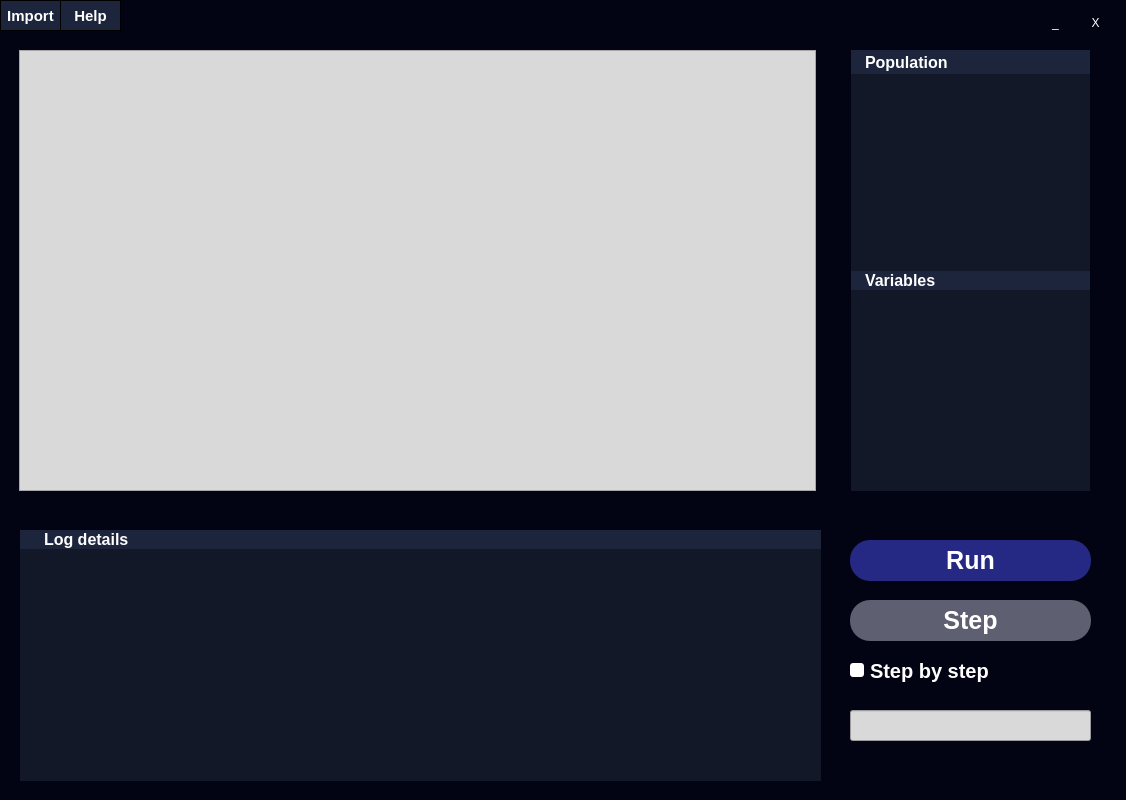
<?xml version="1.0" encoding="UTF-8"?>
<ui version="4.0">
 <class>Widget</class>
 <widget class="QWidget" name="Widget">
  <property name="geometry">
   <rect>
    <x>0</x>
    <y>0</y>
    <width>1126</width>
    <height>800</height>
   </rect>
  </property>
  <property name="sizePolicy">
   <sizepolicy hsizetype="Expanding" vsizetype="Expanding">
    <horstretch>0</horstretch>
    <verstretch>0</verstretch>
   </sizepolicy>
  </property>
  <property name="minimumSize">
   <size>
    <width>1126</width>
    <height>800</height>
   </size>
  </property>
  <property name="maximumSize">
   <size>
    <width>16777215</width>
    <height>16777215</height>
   </size>
  </property>
  <property name="windowTitle">
   <string notr="true">Stock problem</string>
  </property>
  <property name="styleSheet">
   <string notr="true">background-color: rgb(3, 4, 19)</string>
  </property>
  <widget class="QPushButton" name="RunBtn">
   <property name="geometry">
    <rect>
     <x>850</x>
     <y>540</y>
     <width>241</width>
     <height>41</height>
    </rect>
   </property>
   <property name="styleSheet">
    <string notr="true">QPushButton {
	border-radius: 20px;
	background-color:  #252984;
	color: white;
	font: bold 25px;
}
QPushButton:hover {
	border-radius: 20px;
	background-color:  #393c87;
	color: white;
	font: bold 25px;
}</string>
   </property>
   <property name="text">
    <string>Run</string>
   </property>
  </widget>
  <widget class="QPushButton" name="StepBtn">
   <property name="geometry">
    <rect>
     <x>850</x>
     <y>600</y>
     <width>241</width>
     <height>41</height>
    </rect>
   </property>
   <property name="styleSheet">
    <string notr="true">QPushButton {
border-radius: 20px;
background-color:  #252984;
color: white;
font: bold 25px;
}

QPushButton::flat {
border-radius: 20px;
background-color:  #5E5F70;
color: white;
font: bold 25px;
}

QPushButton:hover {
	border-radius: 20px;
	background-color:  #393c87;
	color: white;
	font: bold 25px;
}</string>
   </property>
   <property name="text">
    <string>Step</string>
   </property>
   <property name="autoDefault">
    <bool>false</bool>
   </property>
   <property name="default">
    <bool>false</bool>
   </property>
   <property name="flat">
    <bool>true</bool>
   </property>
  </widget>
  <widget class="QCheckBox" name="StepBox">
   <property name="geometry">
    <rect>
     <x>850</x>
     <y>650</y>
     <width>241</width>
     <height>41</height>
    </rect>
   </property>
   <property name="styleSheet">
    <string notr="true">QCheckBox {
	font: bold 20px;
	color: white;
}

QCheckBox:hover {
	font: bold 20px;
	color: #85ab85;
}

QCheckBox::indicator:unchecked {
	background-color: white;
	border: 0px solid black;
	border-radius: 3px;
}
QCheckBox::indicator:checked {
	background-color: green;
	border: 0px solid black;
	border-radius: 3px;
}</string>
   </property>
   <property name="text">
    <string>Step by step</string>
   </property>
   <property name="checked">
    <bool>false</bool>
   </property>
   <property name="tristate">
    <bool>false</bool>
   </property>
  </widget>
  <widget class="QProgressBar" name="progressBar">
   <property name="geometry">
    <rect>
     <x>850</x>
     <y>710</y>
     <width>241</width>
     <height>31</height>
    </rect>
   </property>
   <property name="styleSheet">
    <string notr="true">QProgressBar 
{
	background: #D9D9D9;
}
QProgressBar::chunk
{
    background: #31922F;
}</string>
   </property>
   <property name="value">
    <number>0</number>
   </property>
   <property name="textVisible">
    <bool>false</bool>
   </property>
   <property name="format">
    <string/>
   </property>
  </widget>
  <widget class="QWidget" name="verticalLayoutWidget">
   <property name="geometry">
    <rect>
     <x>20</x>
     <y>530</y>
     <width>801</width>
     <height>251</height>
    </rect>
   </property>
   <layout class="QVBoxLayout" name="LogLayout">
    <property name="spacing">
     <number>0</number>
    </property>
    <item>
     <widget class="QLabel" name="LogTitle">
      <property name="styleSheet">
       <string notr="true">QLabel 
{
	padding-left: 20px;
	background: #1D253D;
	color: white;
	font: bold 16px;
}</string>
      </property>
      <property name="text">
       <string>Log details</string>
      </property>
     </widget>
    </item>
    <item>
     <widget class="QPlainTextEdit" name="LogConsole">
      <property name="styleSheet">
       <string notr="true">QPlainTextEdit 
{
	background: #121828;
	border: none;
	color: white;
}

QScrollBar:vertical
{
	background: #1D253D;
	border: 0px solid red;
	border-radius: 7px;
}

QScrollBar::handle:vertical
{
	background: #C6C8CE;
	border: 0px solid red;
	border-radius: 7px;
}
QScrollBar::add-line:vertical,
QScrollBar::sub-line:vertical,
QScrollBar::add-page:vertical,
QScrollBar::sub-page:vertical
{
	height: 0px;
}
</string>
      </property>
      <property name="verticalScrollBarPolicy">
       <enum>Qt::ScrollBarAsNeeded</enum>
      </property>
      <property name="horizontalScrollBarPolicy">
       <enum>Qt::ScrollBarAlwaysOff</enum>
      </property>
      <property name="sizeAdjustPolicy">
       <enum>QAbstractScrollArea::AdjustToContents</enum>
      </property>
      <property name="readOnly">
       <bool>true</bool>
      </property>
      <property name="plainText">
       <string/>
      </property>
      <property name="backgroundVisible">
       <bool>false</bool>
      </property>
      <property name="centerOnScroll">
       <bool>false</bool>
      </property>
      <property name="placeholderText">
       <string/>
      </property>
     </widget>
    </item>
   </layout>
  </widget>
  <widget class="QPushButton" name="ExitBtn">
   <property name="geometry">
    <rect>
     <x>1080</x>
     <y>10</y>
     <width>31</width>
     <height>25</height>
    </rect>
   </property>
   <property name="styleSheet">
    <string notr="true">*{
	color: white;
	background: rgb(3, 4, 19);
	border: 0px solid rgb(3, 4, 19);;
}</string>
   </property>
   <property name="text">
    <string>X</string>
   </property>
  </widget>
  <widget class="QPushButton" name="TrayBtn">
   <property name="geometry">
    <rect>
     <x>1040</x>
     <y>10</y>
     <width>31</width>
     <height>25</height>
    </rect>
   </property>
   <property name="styleSheet">
    <string notr="true">*{
	color: white;
	background: rgb(3, 4, 19);
	border: 0px solid rgb(3, 4, 19);;
}</string>
   </property>
   <property name="text">
    <string>_</string>
   </property>
  </widget>
  <widget class="QWidget" name="horizontalLayoutWidget">
   <property name="geometry">
    <rect>
     <x>19</x>
     <y>50</y>
     <width>1071</width>
     <height>441</height>
    </rect>
   </property>
   <layout class="QHBoxLayout" name="horizontalLayout" stretch="803,241">
    <property name="spacing">
     <number>35</number>
    </property>
    <item>
     <widget class="QGraphicsView" name="Canvas">
      <property name="styleSheet">
       <string notr="true">QGraphicsView 
{
	background: #D9D9D9;
}</string>
      </property>
     </widget>
    </item>
    <item>
     <layout class="QVBoxLayout" name="verticalLayout">
      <property name="spacing">
       <number>0</number>
      </property>
      <item>
       <layout class="QVBoxLayout" name="PopulationLayout" stretch="20,197">
        <property name="spacing">
         <number>0</number>
        </property>
        <item>
         <widget class="QLabel" name="PopulationLabel">
          <property name="styleSheet">
           <string notr="true">QLabel 
{
	padding-left: 10px;
	background: #1D253D;
	color: white;
	font: bold 16px;
}</string>
          </property>
          <property name="text">
           <string>Population</string>
          </property>
         </widget>
        </item>
        <item>
         <widget class="QScrollArea" name="PopulationBox">
          <property name="enabled">
           <bool>true</bool>
          </property>
          <property name="sizePolicy">
           <sizepolicy hsizetype="Expanding" vsizetype="MinimumExpanding">
            <horstretch>0</horstretch>
            <verstretch>0</verstretch>
           </sizepolicy>
          </property>
          <property name="minimumSize">
           <size>
            <width>0</width>
            <height>197</height>
           </size>
          </property>
          <property name="maximumSize">
           <size>
            <width>16777215</width>
            <height>197</height>
           </size>
          </property>
          <property name="styleSheet">
           <string notr="true">
	background: #121828;
	border: none;
</string>
          </property>
          <property name="widgetResizable">
           <bool>true</bool>
          </property>
          <widget class="QWidget" name="scrollAreaWidgetContents_3">
           <property name="geometry">
            <rect>
             <x>0</x>
             <y>0</y>
             <width>235</width>
             <height>197</height>
            </rect>
           </property>
          </widget>
         </widget>
        </item>
       </layout>
      </item>
      <item>
       <layout class="QVBoxLayout" name="VariablesLayout">
        <property name="spacing">
         <number>0</number>
        </property>
        <item>
         <widget class="QLabel" name="VariablesLabel">
          <property name="styleSheet">
           <string notr="true">QLabel 
{
	padding-left: 10px;
	background: #1D253D;
	color: white;
	font: bold 16px;
}</string>
          </property>
          <property name="text">
           <string>Variables</string>
          </property>
         </widget>
        </item>
        <item>
         <widget class="QScrollArea" name="VariablesBox">
          <property name="styleSheet">
           <string notr="true">
	background: #121828;
	border: none;
</string>
          </property>
          <property name="widgetResizable">
           <bool>true</bool>
          </property>
          <widget class="QWidget" name="scrollAreaWidgetContents_2">
           <property name="geometry">
            <rect>
             <x>0</x>
             <y>0</y>
             <width>235</width>
             <height>197</height>
            </rect>
           </property>
          </widget>
         </widget>
        </item>
       </layout>
      </item>
     </layout>
    </item>
   </layout>
  </widget>
  <widget class="QPushButton" name="ImportBtn">
   <property name="geometry">
    <rect>
     <x>0</x>
     <y>0</y>
     <width>61</width>
     <height>31</height>
    </rect>
   </property>
   <property name="styleSheet">
    <string notr="true">QPushButton {
border: 1px solid black;
background: #1D253D;
color: white;
font: bold 15px;
}
QPushButton:hover{
border: 1px solid black;
background: #262d42;
color: white;
font: bold 15px;
}</string>
   </property>
   <property name="text">
    <string>Import</string>
   </property>
  </widget>
  <widget class="QPushButton" name="HelpBtn">
   <property name="geometry">
    <rect>
     <x>60</x>
     <y>0</y>
     <width>61</width>
     <height>31</height>
    </rect>
   </property>
   <property name="styleSheet">
    <string notr="true">QPushButton {
border: 1px solid black;
background: #1D253D;
color: white;
font: bold 15px;
}

QPushButton:hover{
border: 1px solid black;
background: #262d42;
color: white;
font: bold 15px;
}</string>
   </property>
   <property name="text">
    <string>Help</string>
   </property>
  </widget>
 </widget>
 <resources/>
 <connections/>
</ui>
